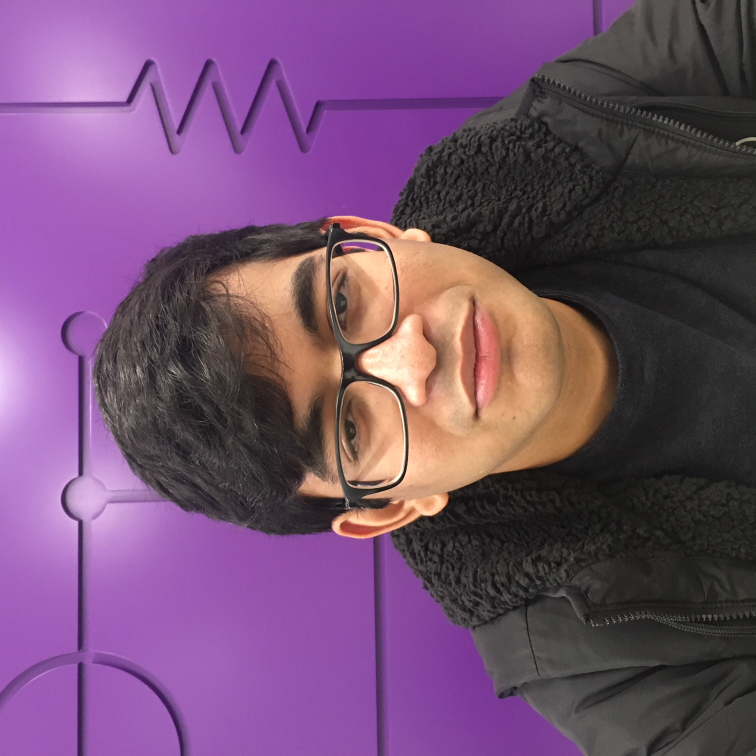
#> input picture pictures/IMG_1928.JPG, 1512 x 1512 px, found by its file name (shown at 1/2 size); its folder holds only this picture in this run
$ jupyter execute RenameFilesScript.ipynb
#> lines starting #> are read from the running program, lines starting #| are printed output that depends on the picture
[cell 1]
import os
import skimage.io
import skimage.transform

[cell 2]
import warnings
nimage = 408 #Number of photos that you want to change
i = 0
nrow = 224
ncol = 224
dir_name = '/Users/Htoo Min/Documents/GitHub/PizzaPie/Pictures' #Also change depending on what computer you are on
#Converts the names of the images
for photo in os.listdir(dir_name):
    print("path", dir_name, "filename", photo, dir_name+"/"+photo)

    # Read image from file
    im = skimage.io.imread(dir_name+"/"+photo)
#> im is the input picture: shape (1512, 1512, 3); mean R, G, B 115.3, 78.6, 112.7

    # Resize images
    im1 = skimage.transform.resize(im,(nrow,ncol),mode='constant')
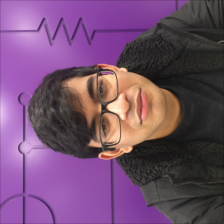
#> im1: shape (224, 224, 3) float64; mean R, G, B 0.451, 0.308, 0.441

    # Convert to uint8, suppress the warning about the precision loss
    with warnings.catch_warnings():
        warnings.simplefilter("ignore")
        im2 = skimage.img_as_ubyte(im1)

    # Save the image
    local_name = '{0:s}/{1:s}_{2:04d}.jpg'.format(dir_name,"pizza", i)   #Will name items in format pizza_000n
    print("lcl", local_name)
    skimage.io.imsave(local_name, im2)
    print(local_name)
    i = i + 1
    if (i >= nimage):
        break


$ run again, on pictures/IMG_1932.JPG
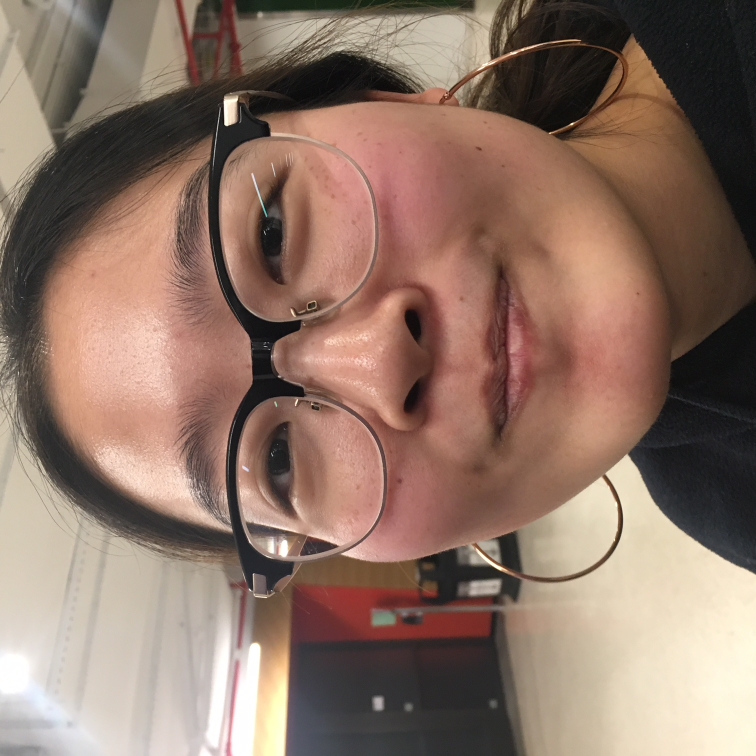
#> input picture pictures/IMG_1932.JPG, 1512 x 1512 px, found by its file name (shown at 1/2 size)
#> im is the input picture: shape (1512, 1512, 3); mean R, G, B 142, 116.3, 102.9
#> `im1 = skimage.transform.resize(im,(nrow,ncol),mode='constant')`:
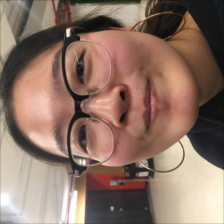
#> im1: shape (224, 224, 3) float64; mean R, G, B 0.556, 0.455, 0.403

$ run again, on pictures/IMG_1929.JPG
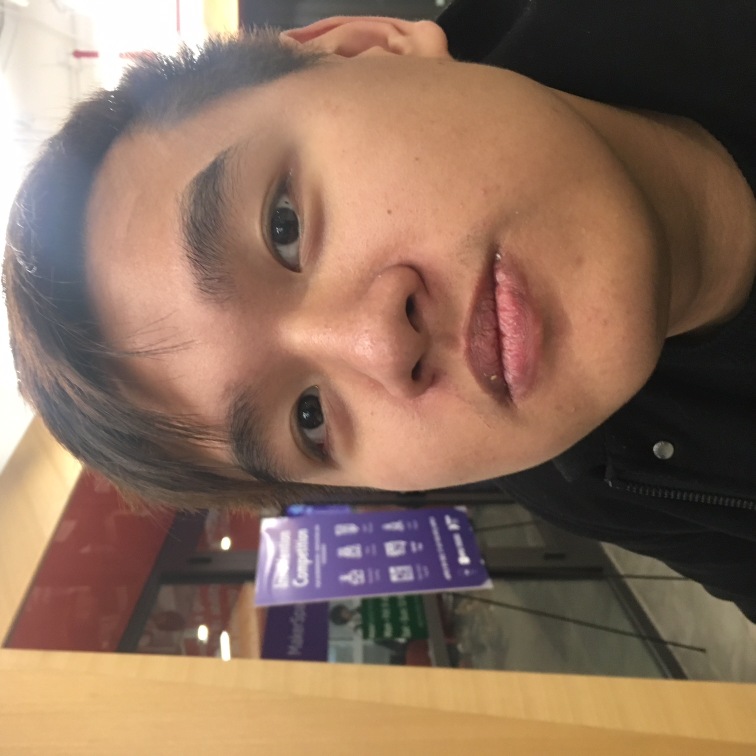
#> input picture pictures/IMG_1929.JPG, 1512 x 1512 px, found by its file name (shown at 1/2 size)
#> im is the input picture: shape (1512, 1512, 3); mean R, G, B 138.8, 110.6, 92.5
#> `im1 = skimage.transform.resize(im,(nrow,ncol),mode='constant')`:
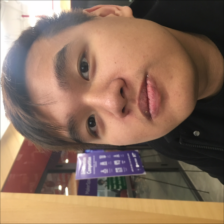
#> im1: shape (224, 224, 3) float64; mean R, G, B 0.543, 0.433, 0.362

$ run again, on pictures/IMG_1930.JPG
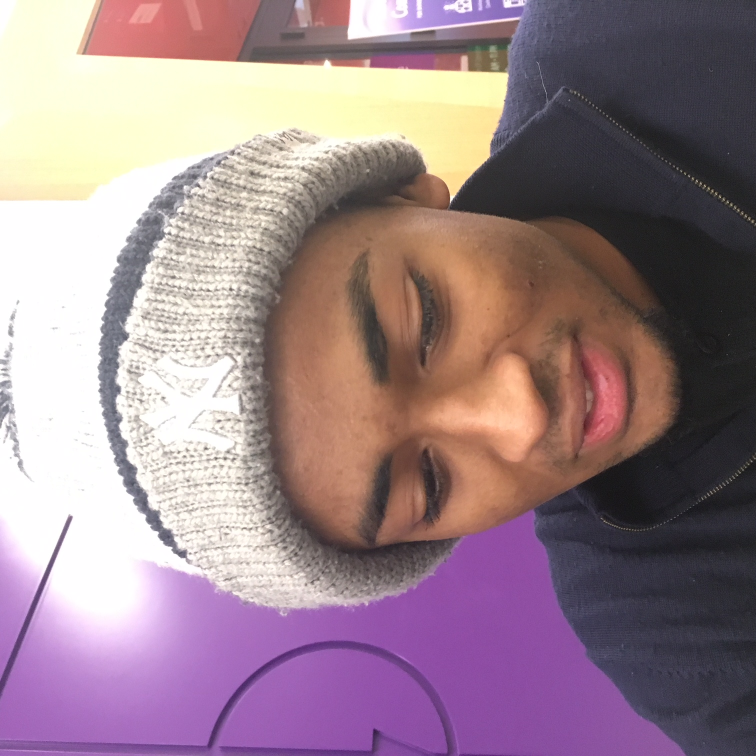
#> input picture pictures/IMG_1930.JPG, 1512 x 1512 px, found by its file name (shown at 1/2 size)
#> im is the input picture: shape (1512, 1512, 3); mean R, G, B 154.4, 130.5, 138.7
#> `im1 = skimage.transform.resize(im,(nrow,ncol),mode='constant')`:
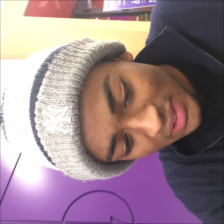
#> im1: shape (224, 224, 3) float64; mean R, G, B 0.604, 0.511, 0.543

$ run again, on pictures/IMG_1931.JPG
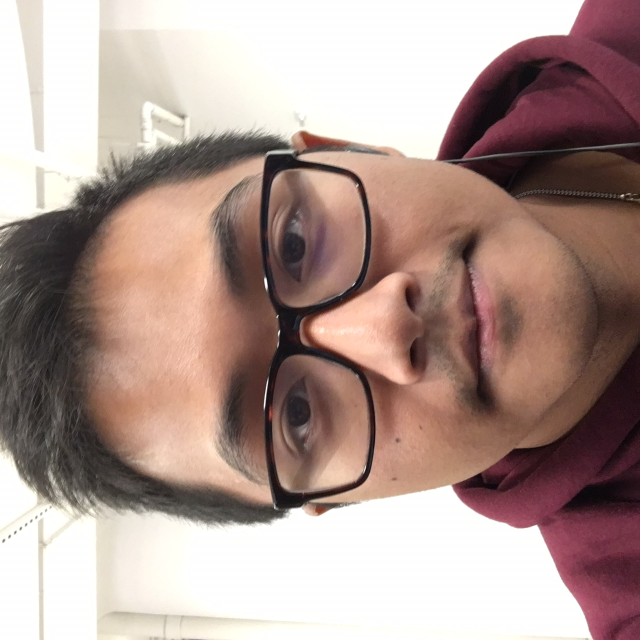
#> input picture pictures/IMG_1931.JPG, 1280 x 1280 px, found by its file name (shown at 1/2 size)
#> im is the input picture: shape (1280, 1280, 3); mean R, G, B 174.8, 152.1, 145.2
#> `im1 = skimage.transform.resize(im,(nrow,ncol),mode='constant')`:
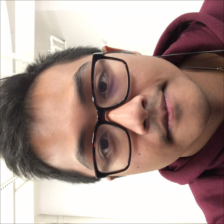
#> im1: shape (224, 224, 3) float64; mean R, G, B 0.684, 0.595, 0.568
